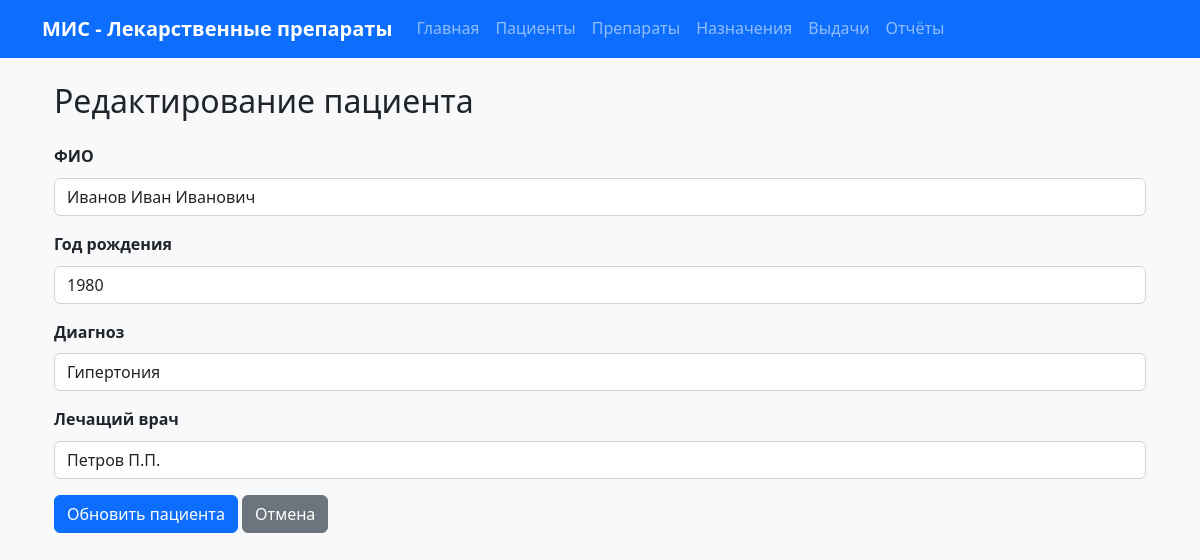
Screenshot of /patients/edit/1 with the database file from the repository.
### tables this page shows
CREATE TABLE patients (
            patient_id INTEGER PRIMARY KEY AUTOINCREMENT,
            fio TEXT NOT NULL,
            birth_year INTEGER NOT NULL,
            diagnosis TEXT NOT NULL,
            attending_doctor TEXT NOT NULL,
            created_at TIMESTAMP DEFAULT CURRENT_TIMESTAMP,
            updated_at TIMESTAMP DEFAULT CURRENT_TIMESTAMP
        );

### routes.py (the view, shortened to what this page needs)
    @app.route("/patients/edit/<int:patient_id>", methods=["GET", "POST"])
    def edit_patient(patient_id):
        patient = Patient.get_by_id(patient_id)
        if not patient:
            flash("Пациент не найден", "error")
            return redirect(url_for("patients"))
        return render_template("patient_form.html", patient=patient)

### database.py (called while the page is built)
def get_db():
    if 'db' not in g:
        g.db = sqlite3.connect(current_app.config['DATABASE_PATH'])
        g.db.row_factory = sqlite3.Row
    return g.db

def execute_query(query, params=None):
    db = get_db()
    if params:
        cursor = db.execute(query, params)
    else:
        cursor = db.execute(query)
    return cursor

def fetch_one(query, params=None):
    cursor = execute_query(query, params)
    return cursor.fetchone()

### models.py (called while the page is built)
    @staticmethod
    def get_by_id(patient_id):
        query = "SELECT * FROM patients WHERE patient_id = ?"
        row = fetch_one(query, (patient_id,))
        if row:
            return Patient(patient_id=row["patient_id"], fio=row["fio"], birth_year=row["birth_year"], diagnosis=row["diagnosis"], attending_doctor=row["attending_doctor"])
        return None

### templates/patient_form.html (shortened to what this page needs)
{% extends "base.html" %}
{% block content %}
<div class="container mt-4">
    <h2 class="mb-4">
        {% if patient %}Редактирование пациента{% else %}Добавление пациента{% endif %}
    </h2>
    <form method="POST">
        <div class="mb-3">
            <label for="fio" class="form-label">ФИО</label>
            <input type="text" class="form-control" id="fio" name="fio"
                   value="{% if patient %}{{ patient.fio }}{% endif %}" required>
        </div>
        <div class="mb-3">
            <label for="birth_year" class="form-label">Год рождения</label>
            <input type="number" class="form-control" id="birth_year" name="birth_year"
                   value="{% if patient %}{{ patient.birth_year }}{% endif %}" min="1900" max="{{ current_year }}" required>
        </div>
        <div class="mb-3">
            <label for="diagnosis" class="form-label">Диагноз</label>
            <input type="text" class="form-control" id="diagnosis" name="diagnosis"
                   value="{% if patient %}{{ patient.diagnosis }}{% endif %}" required>
        </div>
        <div class="mb-3">
            <label for="attending_doctor" class="form-label">Лечащий врач</label>
            <input type="text" class="form-control" id="attending_doctor" name="attending_doctor"
                   value="{% if patient %}{{ patient.attending_doctor }}{% endif %}" required>
        </div>
        <div class="mb-3">
            <button type="submit" class="btn btn-primary">
                {% if patient %}Обновить пациента{% else %}Добавить пациента{% endif %}
            </button>
            <a href="{{ url_for("patients") }}" class="btn btn-secondary">Отмена</a>
        </div>
    </form>
</div>
{% endblock %}

### static/css/style.css (style rules this page uses)
:root { --primary-color: #0d6efd; --secondary-color: #6c757d; --success-color: #198754; --danger-color: #dc3545; --warning-color: #ffc107; --info-color: #0dcaf0; --light-color: #f8f9fa; --dark-color: #212529; }
body { font-family: 'Segoe UI', Tahoma, Geneva, Verdana, sans-serif; background-color: #f8f9fa; line-height: 1.6; }
.btn { border-radius: 6px; font-weight: 500; transition: all 0.2s ease; }
.form-control, .form-select { border-radius: 6px; border: 1px solid #ced4da; transition: border-color 0.15s ease-in-out, box-shadow 0.15s ease-in-out; }
.form-label { font-weight: 600; color: var(--dark-color); margin-bottom: 0.5rem; }

### rows the page displays
patients: fio "Иванов Иван Иванович", birth_year "1980", diagnosis "Гипертония", attending_doctor "Петров П.П."
